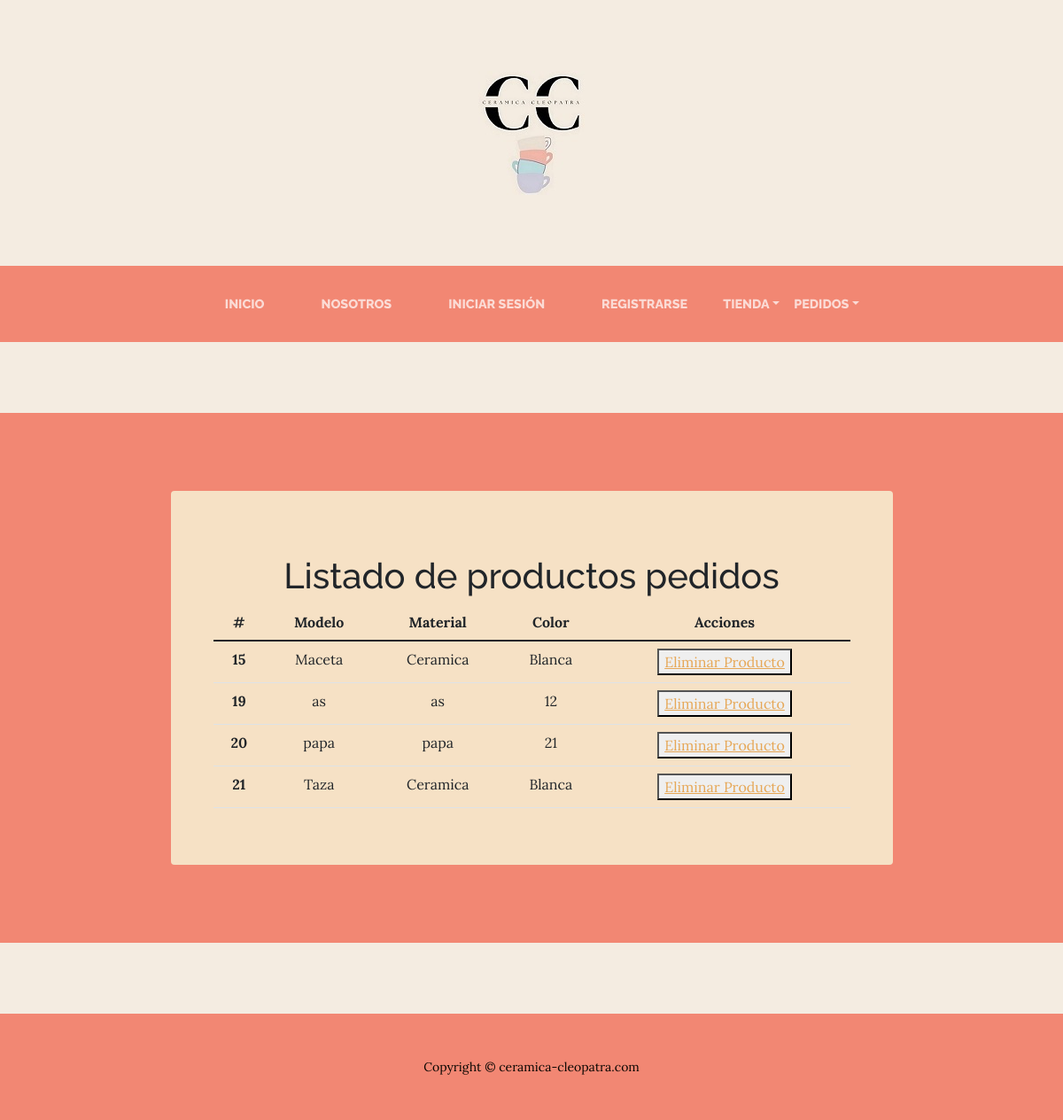
The page /AppCoder/prods/lista on the database its author committed.
### AppCoder/models.py (models this page shows)
class Prods(models.Model):
    nombre= models.CharField(max_length=50)
    modelo = models.CharField(max_length=100)
    material = models.CharField(max_length=40)
    color = models.CharField(max_length=40)
    imagen= models.ImageField(upload_to="productospedidos", blank=True, default= "-")

### AppCoder/views.py (the view)
# urls.py: path("prods/lista", ProdLista.as_view(), name = "Ver Productos"),
class ProdLista(ListView):
    model = Prods
    template_name = "AppCoder/Productos/prods_list.html"

### carro/context_processor.py (called while the page is built)
def importe_total_carro(request):
    carro = Carro(request)
    total=0
    if request.user.is_authenticated:
        for key, value in request.session["carro"].items():
            total=total+float(value["precio"])
    return {"importe_total_carro":total}

### AppCoder/templates/AppCoder/Productos/prods_list.html (shortened to what this page needs)
{% extends "AppCoder/padre.html" %}
    {% block titulo2 %}
    <h1 class="title-registro">Listado de productos pedidos</h1>
    <table class="table">
        <thead>
          <tr>
            <th scope="col">#</th>
            <th scope="col">Modelo</th>
            <th scope="col">Material</th>
            <th scope="col">Color</th>
            <th scope="col">Acciones</th>
          </tr>
        </thead>
        <tbody>
            {% for Prods in object_list %}
            <tr>
                <th scope="row">{{Prods.id}}</th>
                <td>{{Prods.modelo}}</td>
                <td>{{Prods.material}}</td>
                <td>{{Prods.color}}</td>
                <td>
                    <button>
                        <a href="{% url 'Producto Borrar' Prods.id %}">Eliminar Producto</a>
                    </button>
                </td>
            </tr>
            {% endfor %}
        </tbody>
      </table>
    {% endblock %}

### rows shown on the page
Prods: id "15", modelo "Maceta", material "Ceramica", color "Blanca"
Prods: id "19", modelo "as", material "as", color "12"
Prods: id "20", modelo "papa", material "papa", color "21"
Prods: id "21", modelo "Taza", material "Ceramica", color "Blanca"
